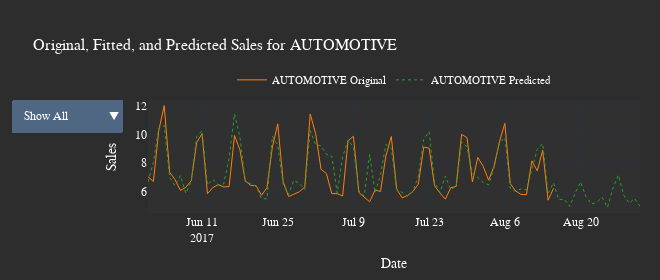
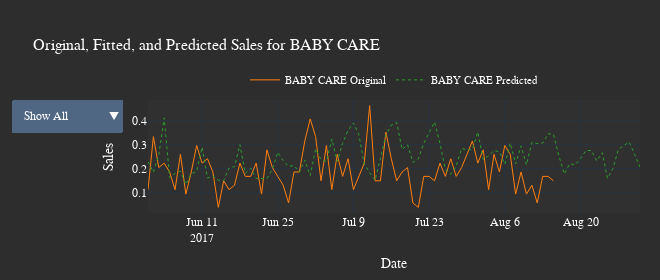
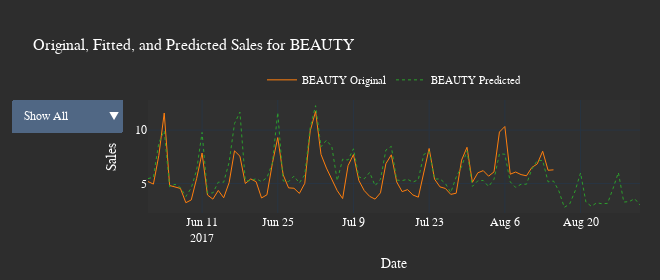
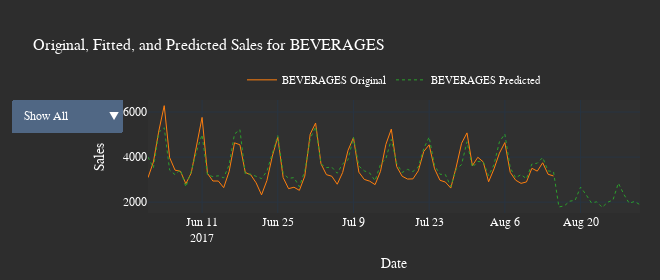

Write notebook code for charts like these, in order.
### Code cell
# List of improved colors
colors = ['#1f77b4', '#ff7f0e', '#2ca02c']  # Blue, Orange, Green

# Start date for filtering the plots
start_date = pd.Timestamp('2017-06-01')

# Iterate through each family and create a plot
for i, family in enumerate(families):
    # Create a new figure for each family
    fig = go.Figure()

    # Filter data starting from the start_date
    y_fit_filtered = y_fit.loc[y_fit.index >= start_date]
    y_filtered = y.loc[y.index >= start_date]
    y_pred_filtered = y_pred.loc[y_pred.index >= start_date]

    # Add fitted data trace
    fig.add_trace(go.Scatter(
        x=y_fit_filtered.index, 
        y=y_fit_filtered[family], 
        mode='lines', 
        line=dict(color=colors[0], dash='dash', width=1), 
        name=f'{family} Fitted'
    ))

    # Add original data trace
    fig.add_trace(go.Scatter(
        x=y_filtered.index, 
        y=y_filtered[family], 
        mode='lines', 
        line=dict(color=colors[1], width=1),  # Slightly thicker line for clarity
        name=f'{family} Original'
    ))

    # Add predicted data trace
    fig.add_trace(go.Scatter(
        x=y_pred_filtered.index, 
        y=y_pred_filtered[family], 
        mode='lines', 
        line=dict(color=colors[2], dash='dot', width=1), 
        name=f'{family} Predicted'
    ))

    # Update layout with interactive filter options
    fig.update_layout(
        title=f'Original, Fitted, and Predicted Sales for {family}',
        xaxis_title='Date',
        yaxis_title='Sales',
        template='plotly_dark',  # Use the dark theme as a base
        plot_bgcolor='#303030',  # Slightly darker background color
        paper_bgcolor='#2d2d2d',  # Darker paper background
        updatemenus=[
            dict(
                active=0,
                buttons=[
                    dict(label="Show All",
                         method="update",
                         args=[{"visible": [True, True, True]},
                               {"title": f"All Data for {family}"}]),
                    dict(label="Fitted Only",
                         method="update",
                         args=[{"visible": [False, True, False]},
                               {"title": f"Fitted Sales for {family}"}]),
                    dict(label="Predicted Only",
                         method="update",
                         args=[{"visible": [False, False, True]},
                               {"title": f"Predicted Sales for {family}"}])
                ],
                direction="down",
                showactive=True,
            )
        ],
        legend=dict(
            title='',  # Remove the legend title
            orientation="h",
            yanchor="bottom",
            y=1.05,  # Further lowered legend for more spacing
            xanchor="center",
            x=0.5,
            font=dict(
                size=10.5  # Slightly larger font size for the legend
            )
        ),
        title_font=dict(
            size=16  # Title font size
        ),
        font=dict(
            family="Arial, sans-serif",
            size=12,
            color="#ffffff"  # Font color adjusted for dark background
        ),
        margin=dict(l=20, r=20, t=100, b=40),  # Further increased top margin
        width=660,  # Plot width
        height=280,  # Plot height
        xaxis=dict(
            range=[start_date, None]  # Set the start date and leave end date as None
        )
    )

    # Show the plot 
    fig.show()
